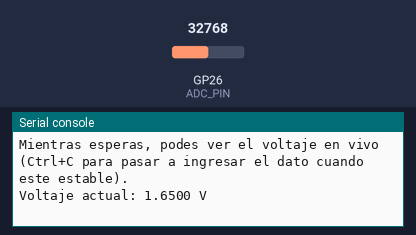
A program run on a simulated Raspberry Pi Pico running MicroPython. Shown: the last lines printed to the serial console. The test bench sets the inputs (shaded band); at power-on: GP26 (ADC_PIN) = 32768 (analog values on the 0–65535 scale).

Above: at 1.2 s.
1.3 s: GP26 (ADC_PIN) set to 45874
At 2.4 s:
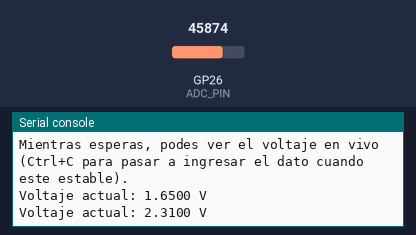
2.8 s: GP26 (ADC_PIN) set to 57670
At 4.7 s:
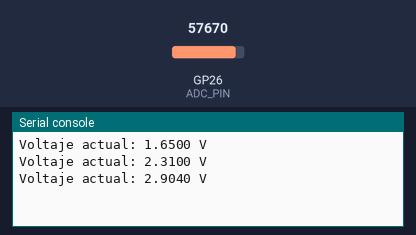
Timing chart, 0 to 6.2 s (numbered marks = the images above; inputs shaded):
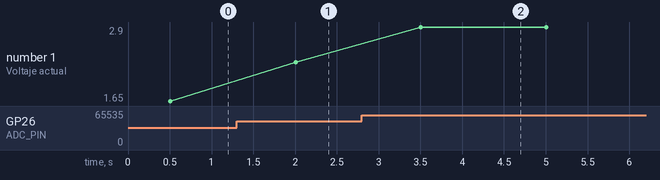

Measured:
- after the input at 1.3 s, the serial console: prints a new line after 0.71 s (image 1)
- after the input at 2.8 s, the serial console: prints a new line after 0.71 s (image 2)
- plotted number 1: 1.65 → 2.31 after the input at 1.3 s, 2.31 → 2.9 after the input at 2.8 s

The program:

calibraci_n_termistor.py
```python
"""
Calibracion Steinhart-Hart para termistor NTC 100k (Raspberry Pi Pico)
------------------------------------------------------------------------
Este script te guia para tomar 3 mediciones a temperaturas conocidas
(usando un termometro de referencia) y calcula los coeficientes
A, B, C de Steinhart-Hart automaticamente.

COMO USARLO:
1. Conecta el termistor como siempre (ver esquema del script principal).
2. Corre este archivo desde Thonny (Run > Run current script), con la
   Shell/consola visible.
3. Cuando el termistor este estable a una temperatura conocida (por
   ejemplo, en un vaso con hielo y agua, esperando ~2-3 min a que se
   estabilice), fijate la temperatura con tu termometro de referencia
   y escribila cuando el script te la pida.
4. Repeti para 3 temperaturas bien distintas entre si (ej: 0 C, 20-25 C
   ambiente, 45-50 C agua tibia). Cuanto mas separadas, mejor calibracion.
5. Al final el script te imprime SH_A, SH_B, SH_C listos para copiar
   al script principal (termistor_pico.py).

Nota: mientras tomas cada punto, el script muestra la lectura de
voltaje en vivo cada 1 segundo para que puedas confirmar que ya se
estabilizo antes de aceptar el punto.
"""

from machine import ADC, Pin
import utime
import math

# ---------- Configuracion (debe coincidir con el script principal) ----------
ADC_PIN = 26
R_FIJO = 100_000
VCC = 3.3
TERMISTOR_ABAJO = True
# ------------------------------------------------------------------------

adc = ADC(Pin(ADC_PIN))


def leer_voltaje_promedio(muestras=20, espera_ms=50):
    """Promedia varias lecturas para reducir ruido."""
    total = 0
    for _ in range(muestras):
        total += adc.read_u16()
        utime.sleep_ms(espera_ms)
    promedio = total / muestras
    return (promedio / 65535) * VCC


def voltaje_a_resistencia(voltaje):
    if TERMISTOR_ABAJO:
        return R_FIJO * (voltaje / (VCC - voltaje))
    else:
        return R_FIJO * ((VCC - voltaje) / voltaje)


def steinhart_hart_coeffs(t1_c, r1, t2_c, r2, t3_c, r3):
    T1, T2, T3 = t1_c + 273.15, t2_c + 273.15, t3_c + 273.15
    L1, L2, L3 = math.log(r1), math.log(r2), math.log(r3)
    Y1, Y2, Y3 = 1 / T1, 1 / T2, 1 / T3
    gamma2 = (Y2 - Y1) / (L2 - L1)
    gamma3 = (Y3 - Y1) / (L3 - L1)
    C = ((gamma3 - gamma2) / (L3 - L2)) * (1 / (L1 + L2 + L3))
    B = gamma2 - C * (L1 ** 2 + L1 * L2 + L2 ** 2)
    A = Y1 - (B + L1 ** 2 * C) * L1
    return A, B, C


def tomar_punto(numero):
    print("\n--- Punto de calibracion {} ---".format(numero))
    print("Estabiliza el termistor a una temperatura conocida.")
    print("Mientras esperas, podes ver el voltaje en vivo (Ctrl+C para pasar a ingresar el dato cuando este estable).")
    try:
        while True:
            v = leer_voltaje_promedio(muestras=5, espera_ms=100)
            print("Voltaje actual: {:.4f} V".format(v))
            utime.sleep(1)
    except KeyboardInterrupt:
        pass

    v_final = leer_voltaje_promedio(muestras=30, espera_ms=50)
    r_final = voltaje_a_resistencia(v_final)
    print("Voltaje final (promediado): {:.4f} V  ->  R = {:.1f} ohm".format(v_final, r_final))

    temp_str = input("Ingresa la temperatura de referencia en C para este punto: ")
    temp = float(temp_str)
    return temp, r_final


def main():
    print("=== Calibracion Steinhart-Hart ===")
    print("Vas a tomar 3 puntos a temperaturas distintas.")
    print("Sugerencia: hielo+agua (~0 C), ambiente (~20-25 C), agua tibia (~45-50 C)\n")

    t1, r1 = tomar_punto(1)
    t2, r2 = tomar_punto(2)
    t3, r3 = tomar_punto(3)

    A, B, C = steinhart_hart_coeffs(t1, r1, t2, r2, t3, r3)

    print("\n=== Resultado ===")
    print("Punto 1: {:.2f} C  ->  {:.1f} ohm".format(t1, r1))
    print("Punto 2: {:.2f} C  ->  {:.1f} ohm".format(t2, r2))
    print("Punto 3: {:.2f} C  ->  {:.1f} ohm".format(t3, r3))
    print()
    print("Copia estas lineas al script principal (termistor_pico.py):")
    print("SH_A = {}".format(A))
    print("SH_B = {}".format(B))
    print("SH_C = {}".format(C))


main()
```
